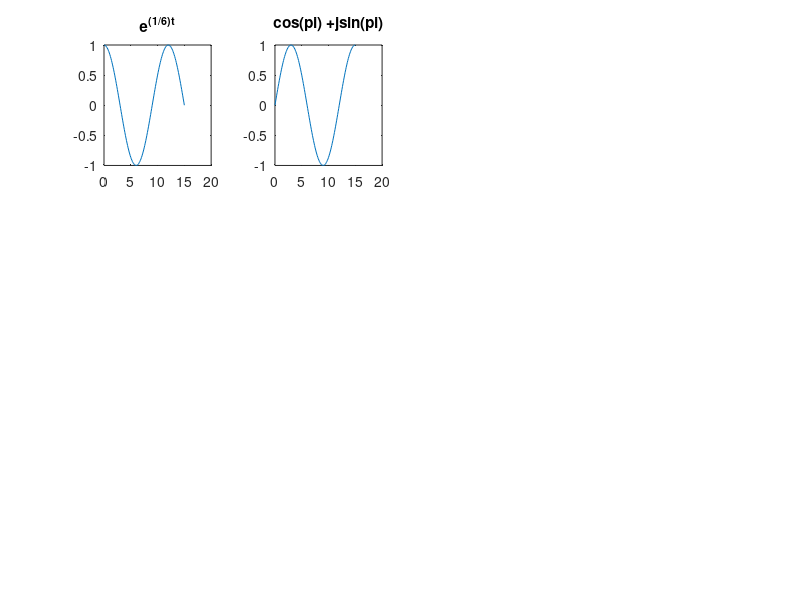

MATLAB code for this plot:
clf
t = 0:0.1:15;
x = exp(1j*pi/6.*t);
subplot (3, 4, 1); plot(t, real(x)) ; title("e^(^1^/^6^)^t") ; subplot(3, 4, 2); plot(t, imag(x)); title("cos(pi) +jsin(pi)");